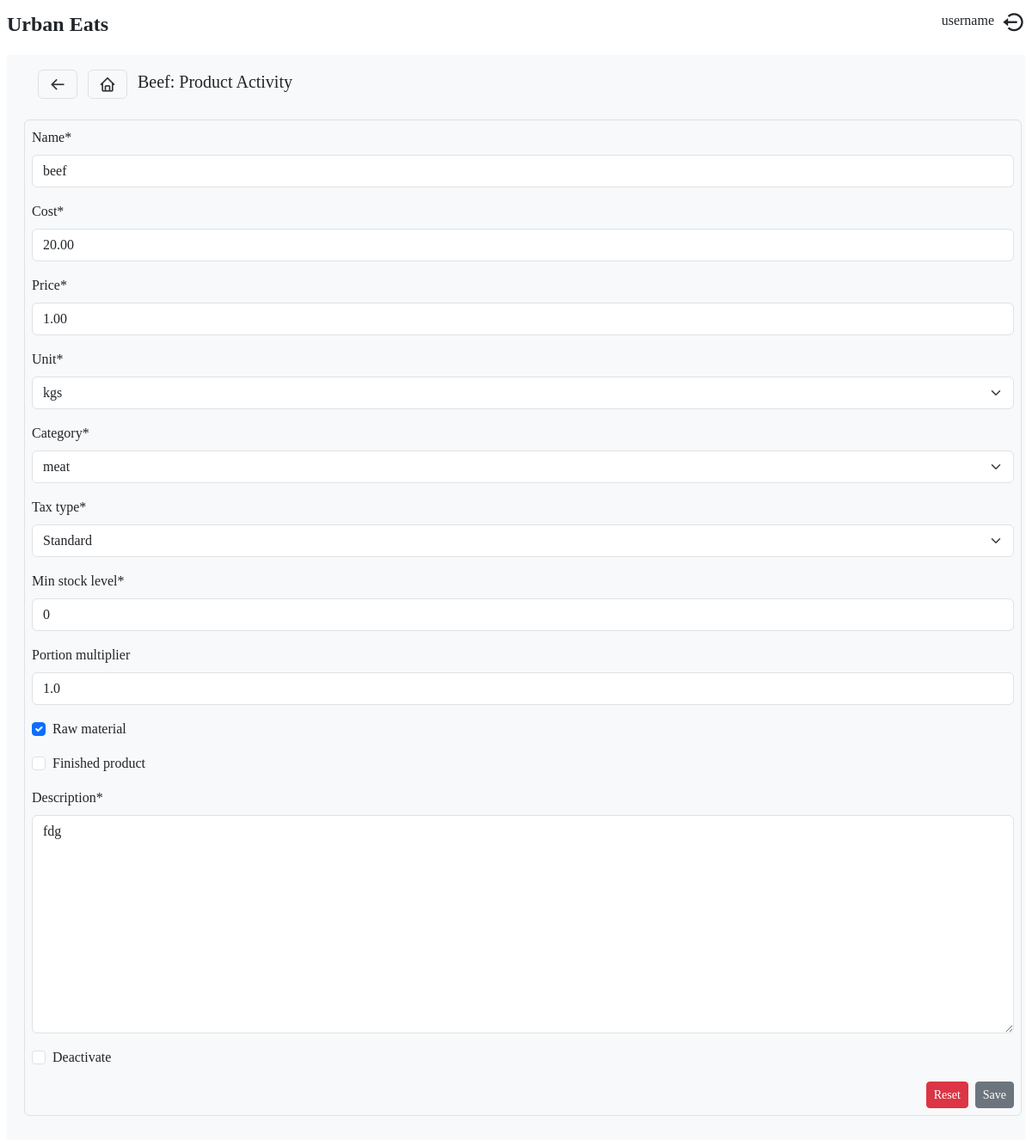
Before: /inventory/edit/product/1/ with the older database file.
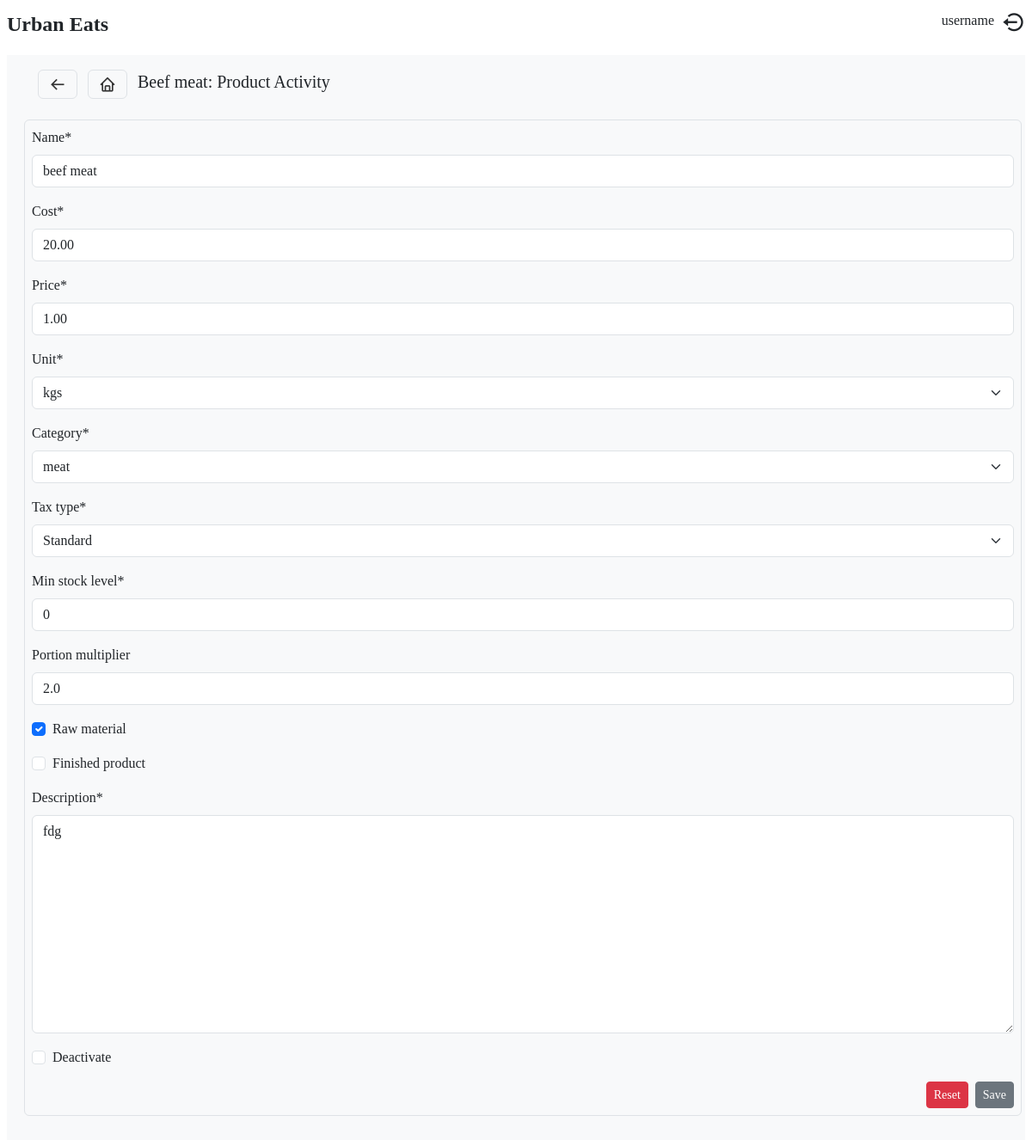
After: the same page with the newer database file.
### inventory/models.py (models this page shows, shortened)
class Product(models.Model):
    tax_choices = [
        ('exempted', 'Exempted'),
        ('standard', 'Standard'),
        ('zero rated', 'Zero Rated')
    ]
    name = models.CharField(max_length=255)
    quantity = models.IntegerField()
    cost = models.DecimalField(max_digits=10, decimal_places=2)
    price = models.DecimalField(max_digits=10, decimal_places=2, default=1)
    unit = models.ForeignKey(UnitOfMeasurement, on_delete=models.CASCADE, null=True)
    category = models.ForeignKey(Category, on_delete=models.CASCADE)
    tax_type = models.CharField(max_length=50, choices=tax_choices)
    min_stock_level = models.IntegerField(default=0, null=True)
    portion_multiplier = models.FloatField(default=1, null=True, blank=True)
    raw_material = models.BooleanField(default=False)
    finished_product = models.BooleanField(default=False)
    description = models.TextField()
    deactivate = models.BooleanField(default=False)

class Category(models.Model):
    name = models.CharField(max_length=255)
    def __str__(self):
        return self.name

### inventory/views.py (the view, shortened to what this page needs)
# urls.py: path('edit/product/<int:product_id>/', edit_inventory, name='edit_inventory'),
def edit_inventory(request, product_id):
    try:
        product = Product.objects.get(id=product_id)
    except Product.DoesNotExist:
        messages.warning(request, f'Product with ID: {product_id} doesn\'t exists')
    form = EditProductForm(instance=product)
    return render(request, 'inventory/edit_product.html',
            {
                'form':form,
                'product':product
            }
        )

### inventory/forms.py
class EditProductForm(forms.ModelForm):
    class Meta:
        model = Product
        exclude = ['quantity']

### inventory/models.py (called while the page is built)
    def __str__(self) -> str:
        return self.unit_name

### templates/inventory/edit_product.html (shortened to what this page needs)
{% extends "base.html" %}
{% load static%}
{% load crispy_forms_tags %}
{% block content %}
   <div class="edit-inventory">
        <div class='add-product-nav d-flex py-2 px-2 align-items-center '>
            <div class="d-flex justify-content-between align-items-center p-2">
                <div>
                    <a href='{% url "inventory:products"%}' class='border btn bx bx-arrow-back fs-5'></a>
                    <a href='/' class='bx bx-home btn border fs-5 mx-2'></a>
                    <span class='mt-2 fs-5'>{{ product.name | capfirst }}: Product Activity</span>
                </div>
            </div>
        </div>
        <form method="post" class="rounded border mt-2 p-2">
            {{ form | crispy}}
            <div class="d-flex justify-content-end">
                <div class="">
                    <button type="reset" class="btn btn-danger btn-sm w-100">Reset</button>
                </div>
                <span class="px-1"></span>
                <div class="">
                    <button type="submit" class="btn btn-secondary btn-sm y w-100">Save</button>
                </div>
            </div>
        </form>
   </div>
{% endblock content %}

Changed rows visible on the page:
changed Product "kgs": name "Beef" → "Beef meat"; name "beef" → "beef meat"; portion_multiplier "1.0" → "2.0"
